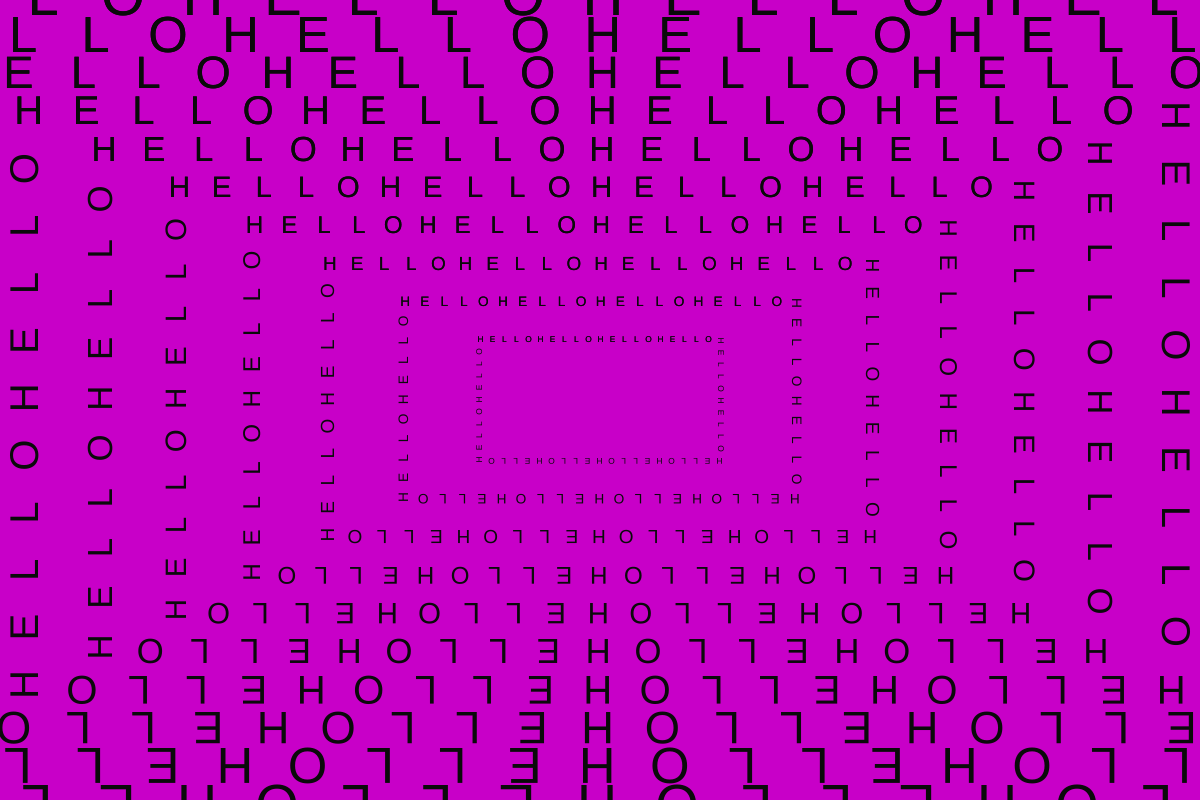
Frame 1 (no input)
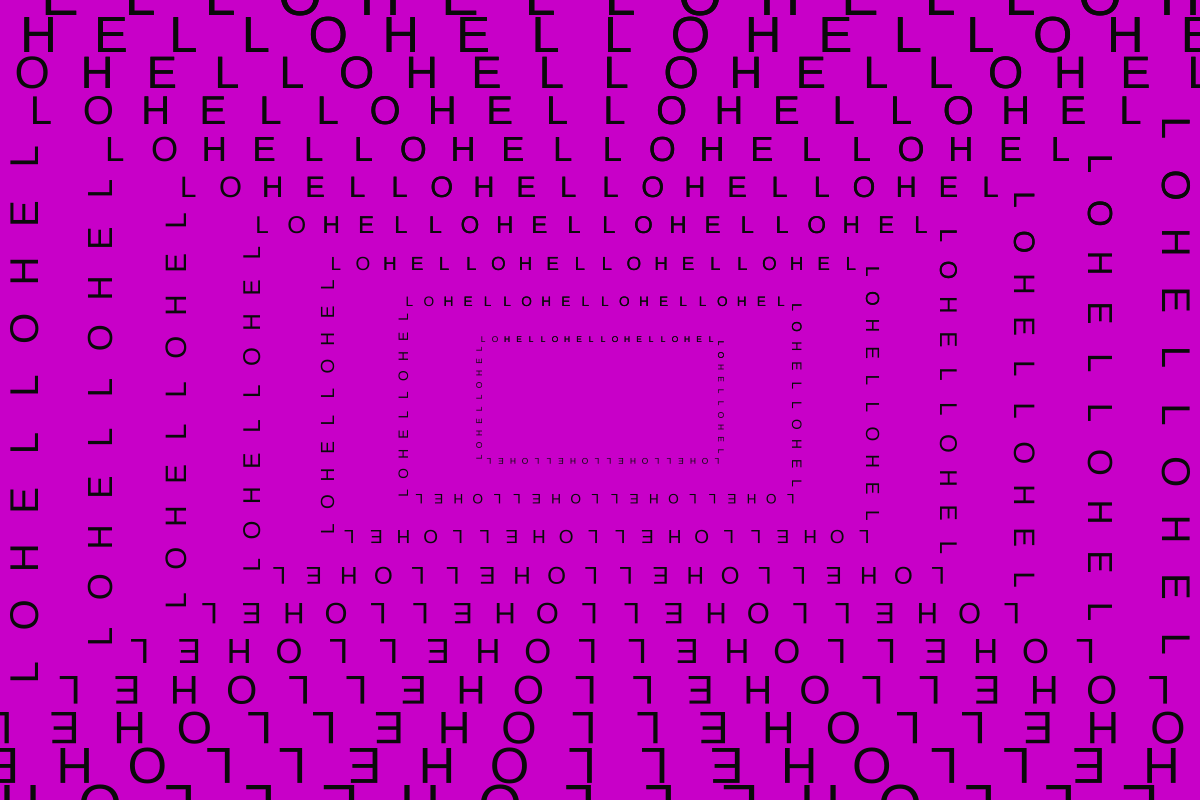
Frame 60 (no input)
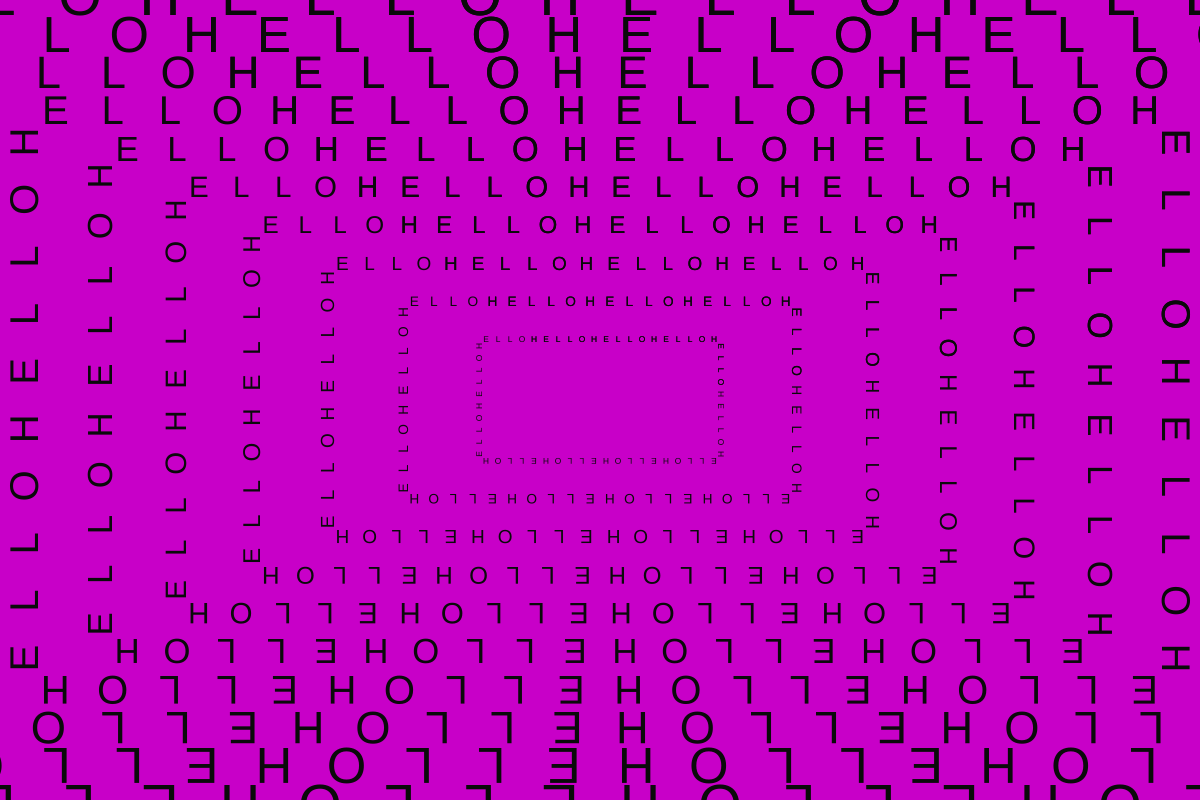
Frame 120 (the mouse pressed at the canvas centre since frame 60)

The p5.js sketch that drew these frames (run headless with seeded random() and noise() and a simulated clock; from frame 60 on, the mouse is pressed at the canvas centre):

// p5.js sketch
// ── sketch.js
// ヘルパー関数: 角度の線形補間
function lerpAngle(startAngle, endAngle, amount) {
  let delta = endAngle - startAngle;
  if (delta > PI) delta -= TWO_PI;
  if (delta < -PI) delta += TWO_PI;
  return startAngle + delta * amount;
}

class MovingTextOnRectangle {
  constructor(rectWidth, rectHeight, textChar = "あ", initialPosition = 0) {
    this.rectWidth = rectWidth;
    this.rectHeight = rectHeight;
    this.textChar = textChar; // 1文字だけを扱う
    this.speed = 1.5; // テキストが動く速さ
    this.position = initialPosition; // 矩形の辺上の現在位置 (0から総周長まで)
    this.totalPerimeter = 2 * (rectWidth + rectHeight); // 矩形の総周長
    this.cornerZone = 20; // 角での回転を開始する距離

    // テキスト描画の基準点を中央にするため
    textAlign(CENTER, CENTER);
    textSize(28); // テキストサイズを少し大きく
    fill(0); // テキストの色
  }

  update() {
    this.position += this.speed;
    // positionが総周長を超えたら、その超過分を次の周の開始位置にする
    // 例: positionがperimeter * 1.5 なら、perimeter * 0.5 の位置に戻る
    this.position %= this.totalPerimeter;
  }

  display() {
    push(); // 現在の描画設定を保存

    let x, y, currentAngle, targetAngle;

    // 矩形の中心を原点に移動

    // 上の辺 (左から右へ)
    if (this.position >= 0 && this.position < this.rectWidth) {
      x = this.position - this.rectWidth / 2;
      y = -this.rectHeight / 2;
      currentAngle = 0; // 上を向く
      targetAngle = HALF_PI; // 右の辺の目標角度 (右を上にする)

      // 右上の角
      if (this.position > this.rectWidth - this.cornerZone) {
        let amount = (this.position - (this.rectWidth - this.cornerZone)) / this.cornerZone;
        currentAngle = lerpAngle(currentAngle, targetAngle, amount);
      }
    }
    // 右の辺 (上から下へ)
    else if (this.position >= this.rectWidth && this.position < this.rectWidth + this.rectHeight) {
      x = this.rectWidth / 2;
      y = (this.position - this.rectWidth) - this.rectHeight / 2;
      currentAngle = HALF_PI; // 右を上にする
      targetAngle = PI; // 下の辺の目標角度 (下を上にする)

      // 右下の角
      if (this.position > (this.rectWidth + this.rectHeight) - this.cornerZone) {
        let amount = (this.position - ((this.rectWidth + this.rectHeight) - this.cornerZone)) / this.cornerZone;
        currentAngle = lerpAngle(currentAngle, targetAngle, amount);
      }
    }
    // 下の辺 (右から左へ)
    else if (this.position >= this.rectWidth + this.rectHeight && this.position < 2 * this.rectWidth + this.rectHeight) {
      x = this.rectWidth / 2 - (this.position - (this.rectWidth + this.rectHeight));
      y = this.rectHeight / 2;
      currentAngle = PI; // 下を上にする
      targetAngle = HALF_PI * 3; // 左の辺の目標角度 (左を上にする)  <-- ここを修正
      // targetAngle = PI + HALF_PI; // こちらでもOK

      // 左下の角
      if (this.position > (2 * this.rectWidth + this.rectHeight) - this.cornerZone) {
        let amount = (this.position - ((2 * this.rectWidth + this.rectHeight) - this.cornerZone)) / this.cornerZone;
        currentAngle = lerpAngle(currentAngle, targetAngle, amount);
      }
    }
    // 左の辺 (下から上へ)
    else {
      x = -this.rectWidth / 2;
      y = this.rectHeight / 2 - (this.position - (2 * this.rectWidth + this.rectHeight));
      currentAngle = HALF_PI * 3; // 左を上にする  <-- ここを修正
      // currentAngle = PI + HALF_PI; // こちらでもOK
      targetAngle = TWO_PI; // または 0 (上の辺に戻る)

      // 左上の角
      if (this.position > this.totalPerimeter - this.cornerZone) {
        let amount = (this.position - (this.totalPerimeter - this.cornerZone)) / this.cornerZone;
        currentAngle = lerpAngle(currentAngle, targetAngle, amount);
      }
    }

    // 計算した座標に移動
    translate(x, y);

    // テキストの回転
    rotate(currentAngle);

    // テキストの描画
    text(this.textChar, 0, 0); // 1文字だけ描画

    pop(); // 描画設定を元に戻す
  }
}

// 使用例
let movingTexts = [];
let rectW = 800;
let rectH = 400;
let perimeter = 2 * (rectW + rectH);
let textString = "HELLOHELLOHELLOHELLOHELLOHELLOHELLOHELLOHELLOHELLOHELLOHELLOHELLOHELLOHELLOHELLO"; // 表示したい文字列
let textChars = []; // 文字列を1文字ずつ格納する配列
let textSpacing = 40; // 1文字あたりの間隔

function setup() {
  createCanvas(1200, 800);

  // 文字列を1文字ずつに分解
  textChars = Array.from(textString);

  // 各文字に対してインスタンスを作成
  for (let i = 0; i < textChars.length; i++) {
    let initialPos = (i * textSpacing) % perimeter; // 初期位置をずらすことで、回転寿司のように連続させる
    movingTexts.push(new MovingTextOnRectangle(rectW, rectH, textChars[i], initialPos));
  }
}

function draw() {
  background(200, 0, 200); // 背景をクリア

  // デバッグ用に矩形を描画（本番では不要なら削除）
  // push();
  // translate(width / 2, height / 2);
  // noFill();
  // stroke(150);
  // rectMode(CENTER);
  // rect(0, 0, rectW, rectH);
  // pop();

  // 各テキストインスタンスを更新・描画
  translate(width / 2, height / 2);
  for (let i = 0; i < movingTexts.length; i++) {
    movingTexts[i].update();
    for(let j = 0; j < 10; j ++){
      const scl = map(j, 0, 9, 0.3, 2);
      push();
      scale(scl);
      fill(10);
      movingTexts[i].display();
      pop();
    }
  }
}
